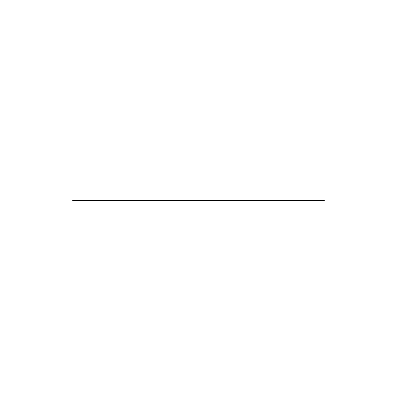
Frame 1 (no input)
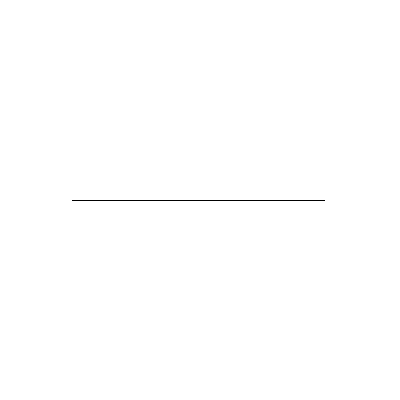
Frame 60 (the mouse pressed at the canvas centre just before this capture)
Frame 120 (the mouse held since frame 60 and released just before this capture): identical to frame 60, image omitted

The Processing sketch that drew these frames (run headless with seeded random() and noise(); from frame 60 on, the mouse is pressed at the canvas centre):

// Processing sketch: sketch__25_1
// ── sketch__25_1.pde
//THIS SKETCH ALTERS A LINE BASED ON WHICH NUMBER
//ON THE KEYBOARD YOU PRESS
//EACH NUMBER CORRESPONDS TO A POSITION ON THE LINE TO MOVE 
//EACH NUMBER CHANGES THE COLOUR OF THE LINE AS WELL


int y1 = 200;
int y2 = 200;
int y3 = 200;
int y4 = 200;
int y5 = 200;
int y6 = 200;
int y7 = 200;
int y8 = 200;
int y9 = 200;
int y10 = 200;

void setup()
{
  size(400,400);
  background(255);
  noFill();
  strokeWeight(1);
}

void draw()
{
  beginShape();
  curveVertex(width/11,y1);
  curveVertex(width/11*2,y2);
  curveVertex(width/11*3,y3);
  curveVertex(width/11*4,y4);
  curveVertex(width/11*5,y5);
  curveVertex(width/11*6,y6);
  curveVertex(width/11*7,y7);
  curveVertex(width/11*8,y8);
  curveVertex(width/11*9,y9);
  curveVertex(400,y10);
  endShape();
  //THIS IS THE LINE
  
    
  if ((keyPressed==true)&&(key=='1')) {y1+=10; stroke(200,0,0);} else {y1-=5;} 
  if (y1<200) {y1=200;}
  
  if ((keyPressed==true)&&(key=='2')) {y2+=10; stroke(200,100,0);} else {y2-=5;} 
  if (y2<200) {y2=200;}
  
  if ((keyPressed==true)&&(key=='3')) {y3+=10; stroke(200,200,0);} else {y3-=5;} 
  if (y3<200) {y3=200;}
  
  if ((keyPressed==true)&&(key=='4')) {y4+=10; stroke(100,200,0);} else {y4-=5;} 
  if (y4<200) {y4=200;}
  
  if ((keyPressed==true)&&(key=='5')) {y5+=10; stroke(0,200,0);} else {y5-=5;} 
  if (y5<200) {y5=200;}
  
  if ((keyPressed==true)&&(key=='6')) {y6+=10; stroke(0,200,100);} else {y6-=5;} 
  if (y6<200) {y6=200;}
  
  if ((keyPressed==true)&&(key=='7')) {y7+=10; stroke(0,200,200);} else {y7-=5;} 
  if (y7<200) {y7=200;}
  
  if ((keyPressed==true)&&(key=='8')) {y8+=10; stroke(0,100,200);} else {y8-=5;} 
  if (y8<200) {y8=200;}
  
  if ((keyPressed==true)&&(key=='9')) {y9+=10; stroke(0,0,200);} else {y9-=5;} 
  if (y9<200) {y9=200;}
  
  if ((keyPressed==true)&&(key=='0')) {y10+=10; stroke(100,0,200);} else {y10-=5;} 
  if (y10<200) {y10=200;}
  
  //THESE ARE THE POINTS ON LINE THAT WILL MOVE WHEN YOU PRESS A NUMBER ON THE KEYBOARD
    
}
